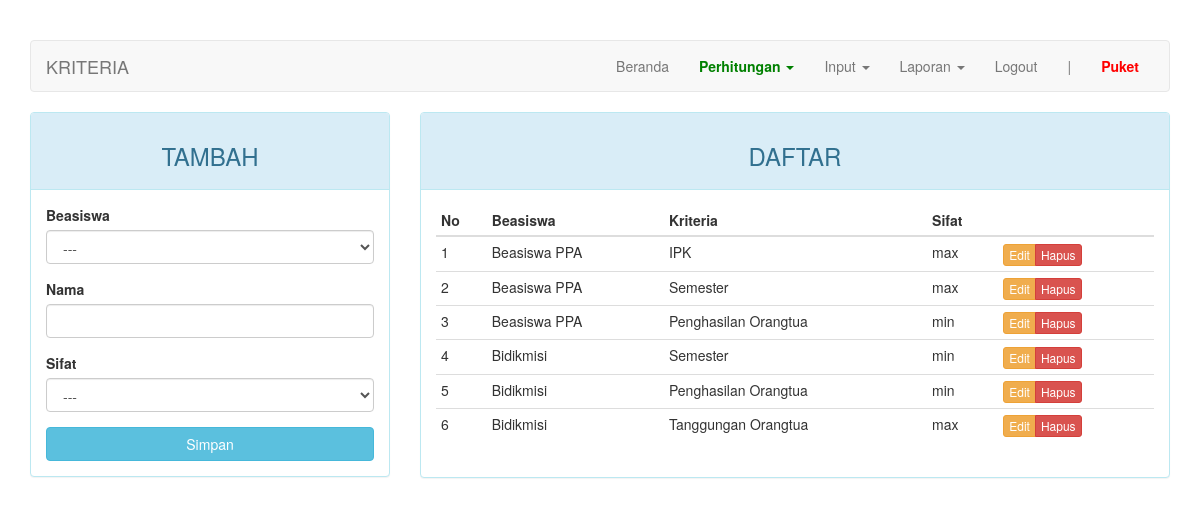
/index.php?page=kriteria (signed in), run on an earlier commit of the app's database.
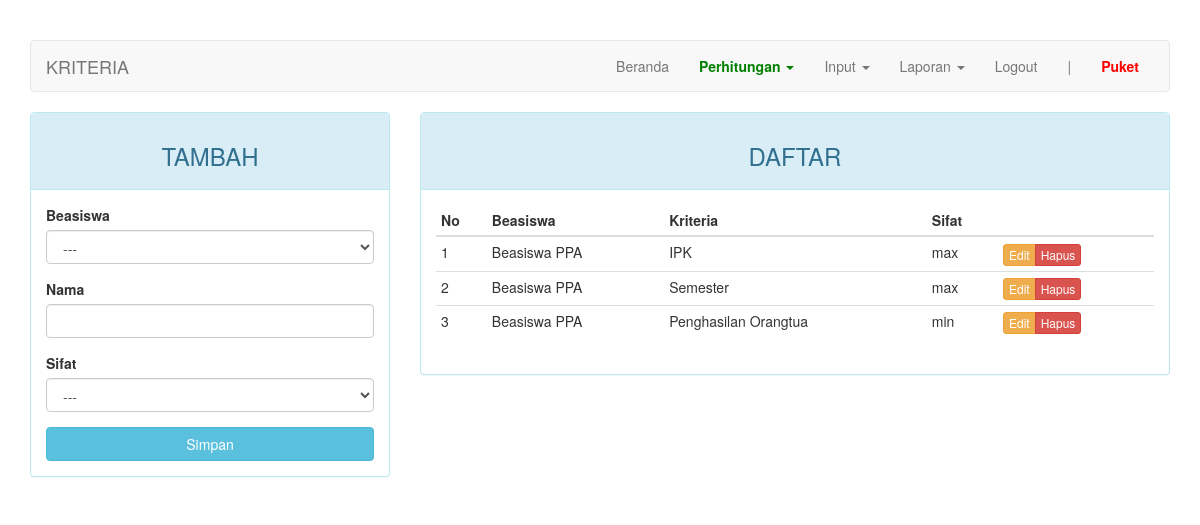
And on a later commit of the database.
### tables this page shows
CREATE TABLE `kriteria` (
  `kd_kriteria` int(11) NOT NULL,
  `kd_beasiswa` int(11) NOT NULL,
  `nama` varchar(50) DEFAULT NULL,
  `sifat` enum('min','max') DEFAULT NULL
);

CREATE TABLE `beasiswa` (
  `kd_beasiswa` int(11) NOT NULL,
  `nama` varchar(50) DEFAULT NULL
);

### page/kriteria.php (the view, shortened to what this page needs)
<?php
$update = (isset($_GET['action']) AND $_GET['action'] == 'update') ? true : false;
?>
<div class="row">
	<div class="col-md-4">
	    <div class="panel panel-<?= ($update) ? "warning" : "info" ?>">
	        <div class="panel-heading"><h3 class="text-center"><?= ($update) ? "EDIT" : "TAMBAH" ?></h3></div>
	        <div class="panel-body">
	            <form action="<?=$_SERVER['REQUEST_URI']?>" method="POST">
									<div class="form-group">
										<label for="kd_beasiswa">Beasiswa</label>
										<select class="form-control" name="kd_beasiswa">
											<option>---</option>
										</select>
									</div>
	                <div class="form-group">
	                    <label for="nama">Nama</label>
	                    <input type="text" name="nama" class="form-control" <?= (!$update) ?: 'value="'.$row["nama"].'"' ?>>
	                </div>
									<div class="form-group">
	                  <label for="sifat">Sifat</label>
										<select class="form-control" name="sifat">
											<option>---</option>
										</select>
									</div>
	                <button type="submit" class="btn btn-<?= ($update) ? "warning" : "info" ?> btn-block">Simpan</button>
	            </form>
	        </div>
	    </div>
	</div>
	<div class="col-md-8">
	    <div class="panel panel-info">
	        <div class="panel-heading"><h3 class="text-center">DAFTAR</h3></div>
	        <div class="panel-body">
	            <table class="table table-condensed">
	                <thead>
	                    <tr>
	                        <th>No</th>
	                        <th>Beasiswa</th>
	                        <th>Kriteria</th>
	                        <th>Sifat</th>
	                        <th></th>
	                    </tr>
	                </thead>
	                <tbody>
	                    <?php $no = 1; ?>
	                    <?php if ($query = $connection->query("SELECT a.nama AS kriteria, b.nama AS beasiswa, a.kd_kriteria, a.sifat FROM kriteria a JOIN beasiswa b USING(kd_beasiswa)")): ?>
	                        <?php while($row = $query->fetch_assoc()): ?>
	                        <tr>
	                            <td><?=$no++?></td>
	                            <td><?=$row['beasiswa']?></td>
	                            <td><?=$row['kriteria']?></td>
	                            <td><?=$row['sifat']?></td>
	                            <td>
	                                <div class="btn-group">
	                                    <a href="?page=kriteria&action=update&key=<?=$row['kd_kriteria']?>" class="btn btn-warning btn-xs">Edit</a>
	                                    <a href="?page=kriteria&action=delete&key=<?=$row['kd_kriteria']?>" class="btn btn-danger btn-xs">Hapus</a>
	                                </div>
	                            </td>
	                        </tr>
	                        <?php endwhile ?>
	                    <?php endif ?>
	                </tbody>
	            </table>
	        </div>
	    </div>
	</div>
</div>

What changed in the data, as far as the page shows it:
removed kriteria: kd_beasiswa.nama "Bidikmisi", nama "Semester", sifat "min"
removed kriteria: kd_beasiswa.nama "Bidikmisi", nama "Penghasilan Orangtua", sifat "min"
removed kriteria: kd_beasiswa.nama "Bidikmisi", nama "Tanggungan Orangtua", sifat "max"
